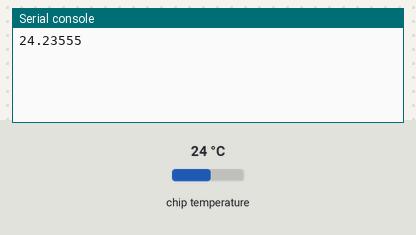
A program run on a simulated Raspberry Pi Pico running MicroPython. Parts: the last lines printed to the serial console. The inputs (shaded band) are chosen by the test bench; at power-on: chip temperature 24 °C.

Above: at 1.2 s.
1.3 s: chip temperature set to 29 °C
At 2.6 s:
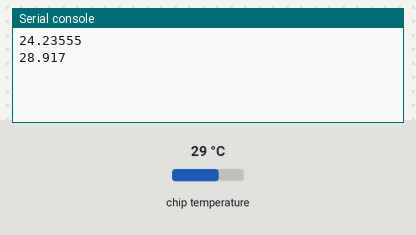
2.8 s: chip temperature set to 32 °C
At 3.8 s:
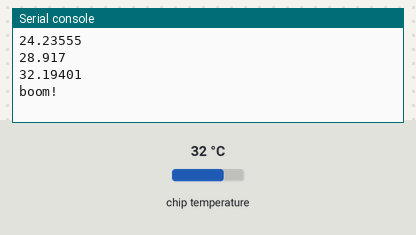
Timing chart, 0 to 5.8 s (numbered marks = the images above; inputs shaded):
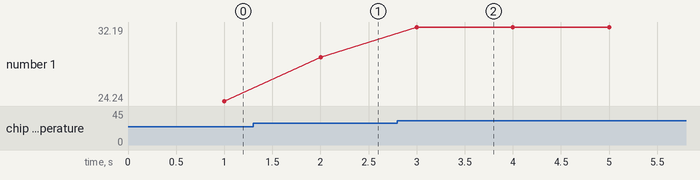

Measured:
- the behaviour switches between 30 and 31 °C on chip temperature (found by bisection; images 1 and 2)
- after the input at 1.3 s, the serial console: prints a new line after 0.70 s (image 1)
- after the input at 2.8 s, the serial console: prints a new line after 0.20 s (image 2)
- plotted number 1: 24.24 → 28.92 after the input at 1.3 s, 28.92 → 32.19 after the input at 2.8 s

The program:

lesson10_1.py
```python
from machine import ADC,Timer
# Typically, Vbe = 0.706V at 27 degrees C, with a slope of -1.721mV (0.001721) per degree.

def alert():
    print("boom!")

def callback1(t:Timer):
    sensor = ADC(4)
    vol = sensor.read_u16() * (3.3/65535)
    temperature = 27 - (vol-0.706) / 0.001721
    print(temperature)
    if(temperature >= 30):
        alert()


time1 = Timer()
time1.init(period=1000,callback=callback1)
```
